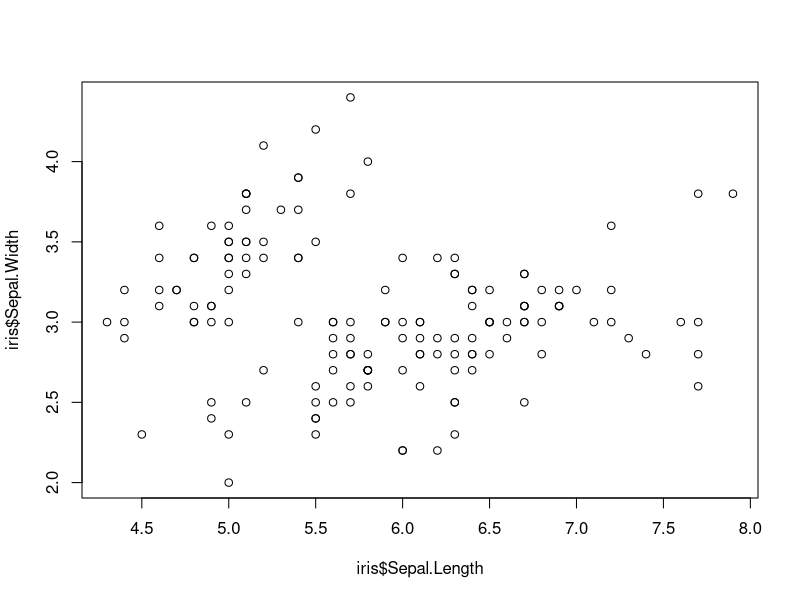
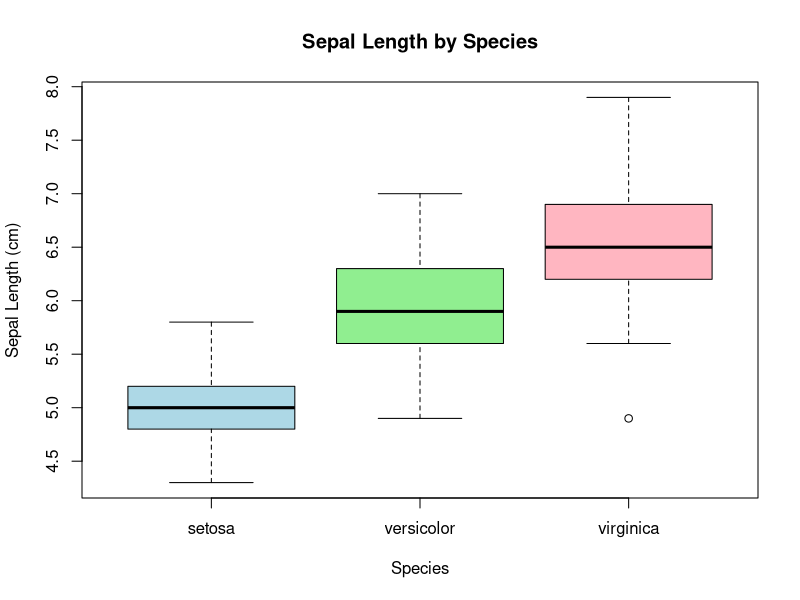
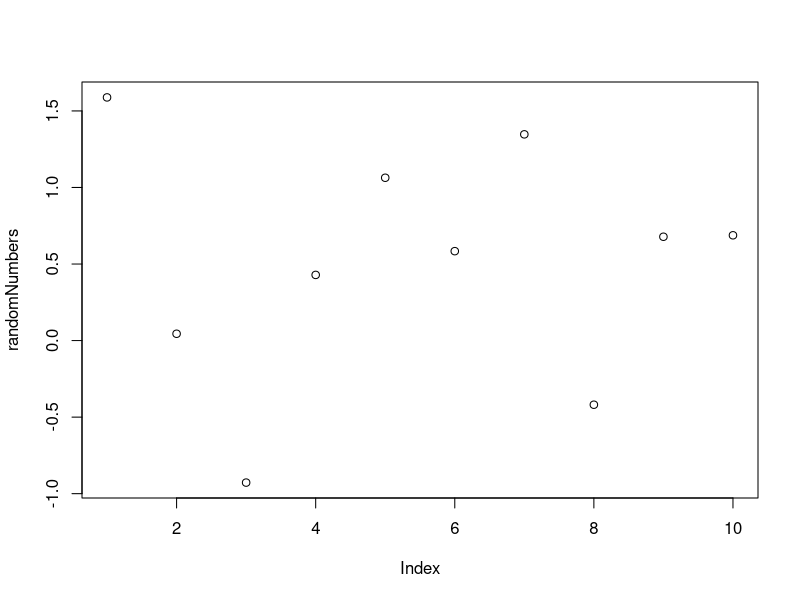

Generate these figures, in order, with R:
## ---- chunk 1
# Show the first six rows of the iris dataset
head(iris)
## ---- chunk 2
summary(iris)
dim(iris)
## ---- chunk 3
# This code won't be executed
plot(iris$Sepal.Length, iris$Sepal.Width)
cor(iris$Sepal.Length, iris$Sepal.Width) # default is Pearson
## ---- chunk 4
cor(iris$Sepal.Length, iris$Sepal.Width, method = "spearman")
## ---- chunk 5
agg_means <- aggregate(Sepal.Length ~ Species, data = iris, mean)
agg_means
## ---- chunk 6
boxplot(Sepal.Length ~ Species, data = iris,
        main = "Sepal Length by Species",
        xlab = "Species", ylab = "Sepal Length (cm)",
        col = c("lightblue", "lightgreen", "lightpink"))
## ---- chunk 7
knitr::opts_chunk$set(
  echo = FALSE,
  include = FALSE,
  message = FALSE,
  warning = FALSE,
  fig.align = "center"
)
## ---- chunk 8
randomNumbers <- rnorm(n = 10, mean = 0, sd = 1) 
plot(randomNumbers)
